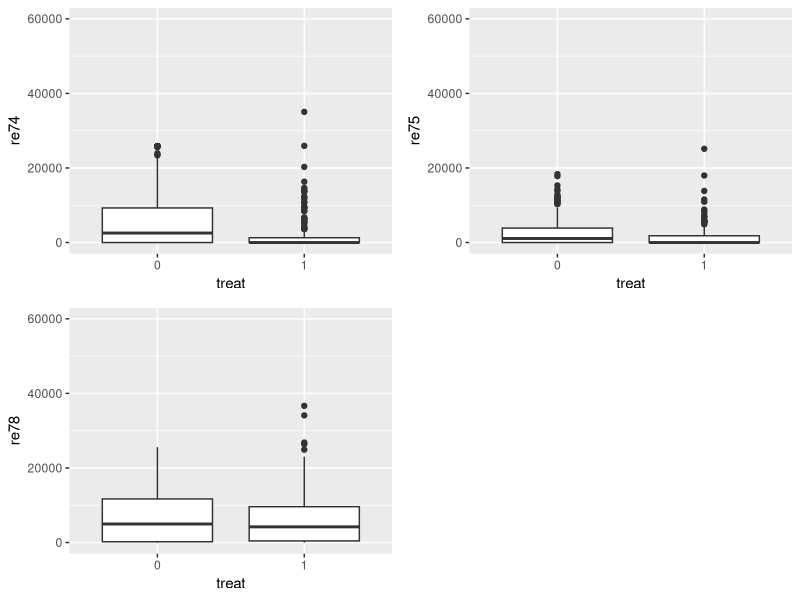
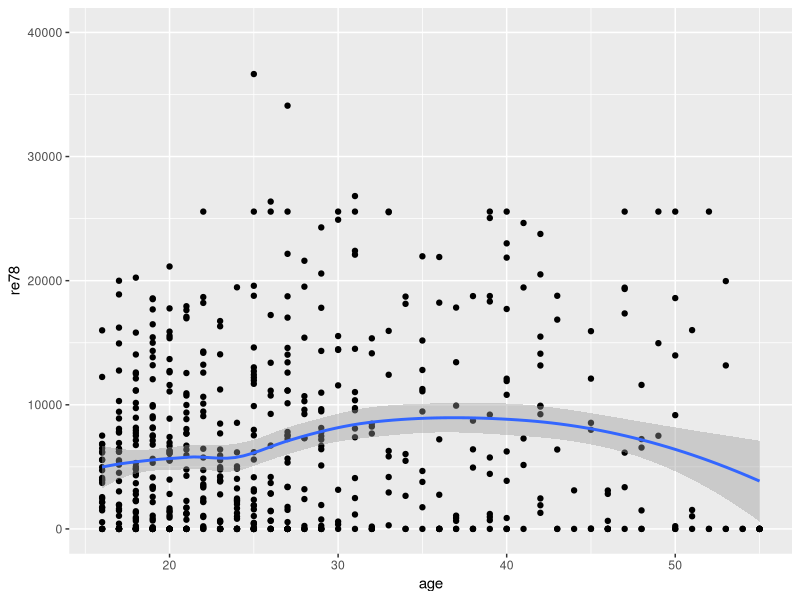
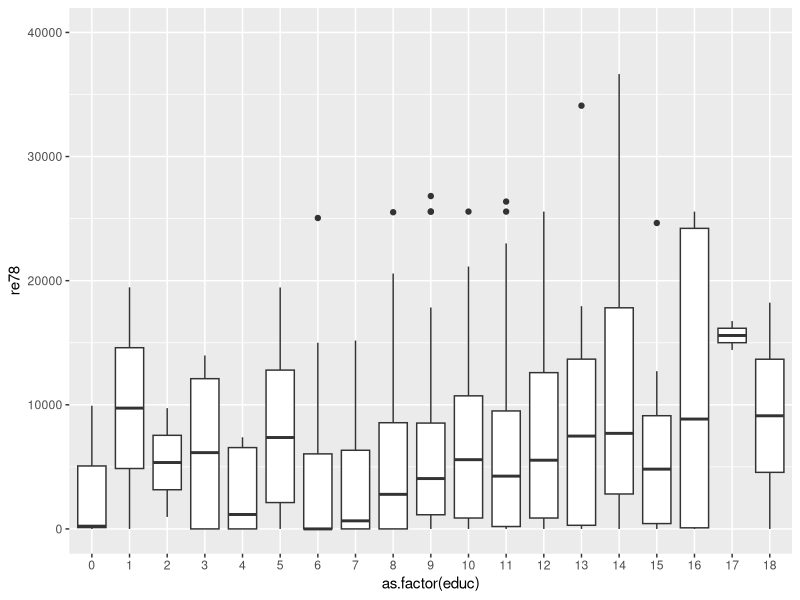
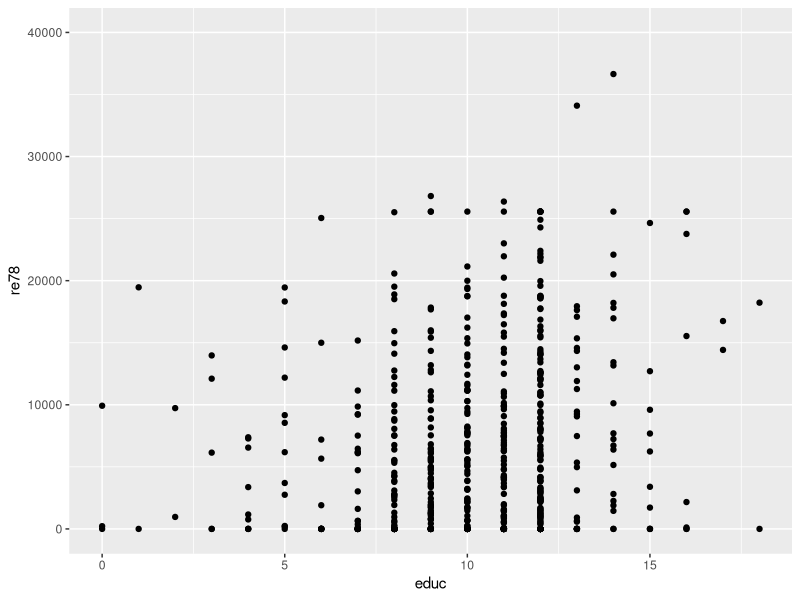
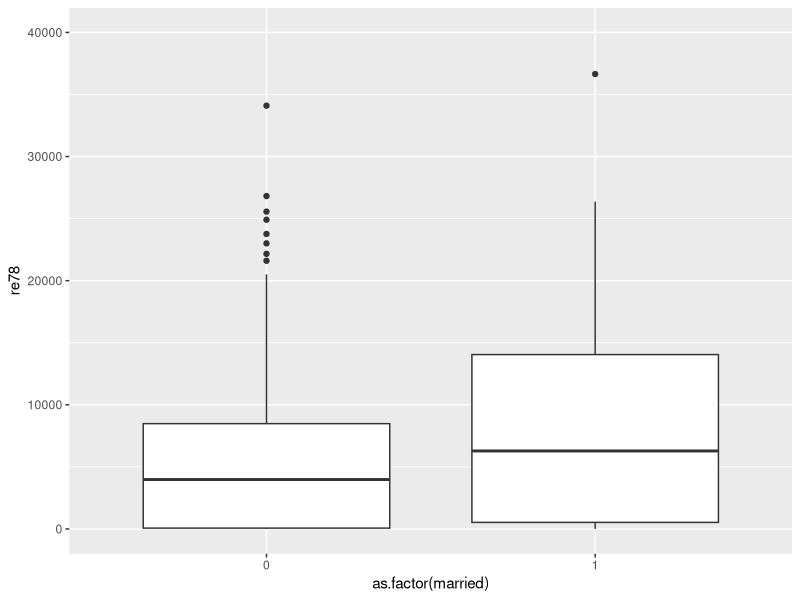
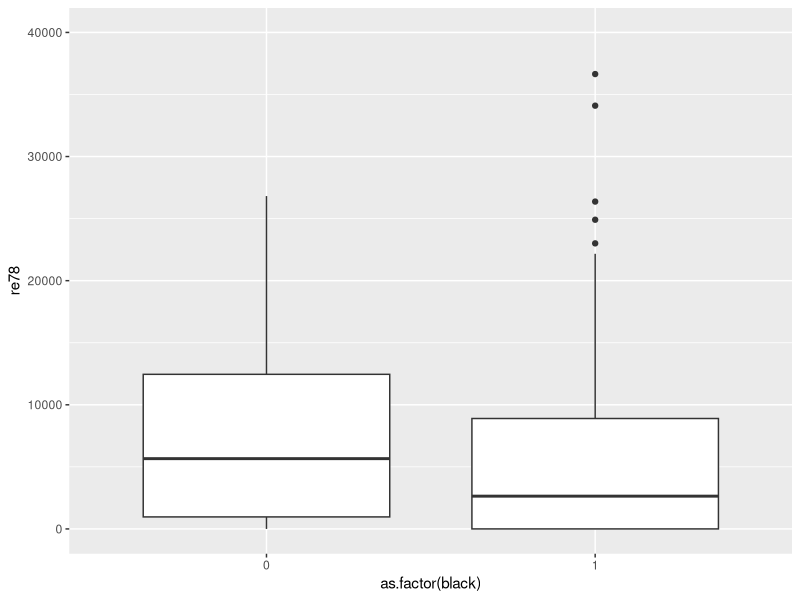
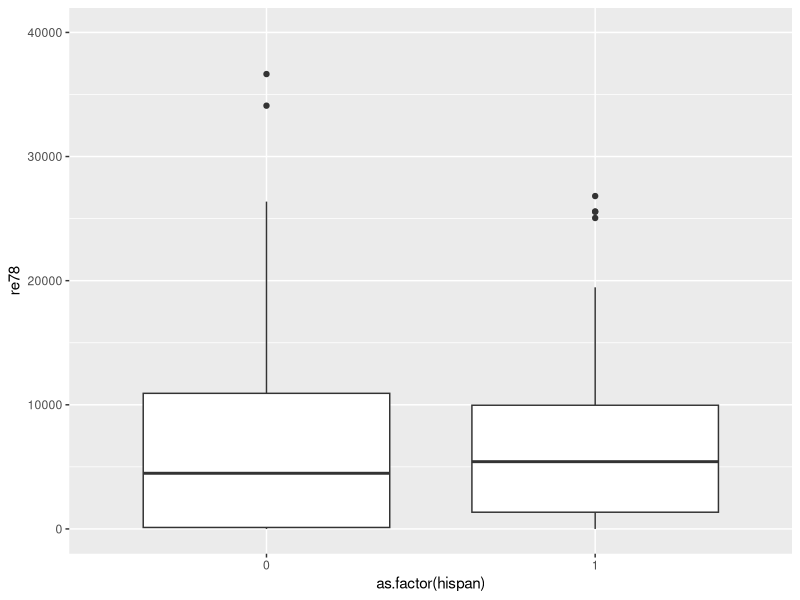
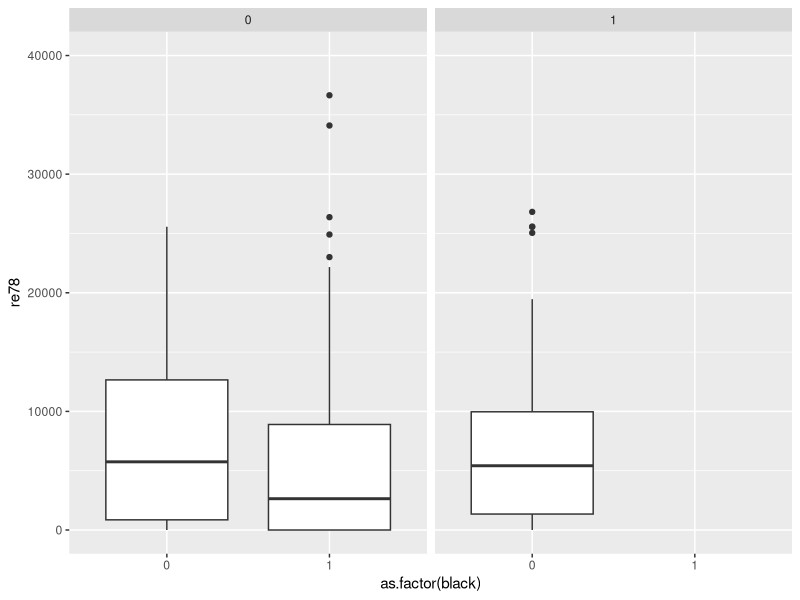

Write R code to recreate these figures, in order.
setwd('/Users/annaberman/Desktop/702 Modeling/Assignments/Team Project 1')
library(ggplot2)
library(dplyr)
library(gridExtra)

# Load the data
lalonde <- read.csv('lalondedata.txt') %>%
    mutate(treat = as.factor(treat)) %>%
    mutate(treat = factor(treat, levels = c(0, 1)))
summary(lalonde)

# Check for multicollinearity
# Nothing is over .7
cor(lalonde[,-c(1,2)]) > .6
# Don't use both edcuation and nondegree

# Treatment vs. Wages
g1 <- ggplot(lalonde) +
    geom_boxplot(mapping = aes(x = treat, y = re74)) + 
    ylim(c(0,60000))
g2 <- ggplot(lalonde) +
    geom_boxplot(mapping = aes(x = treat, y = re75)) + 
    ylim(c(0,60000)) 
g3 <- ggplot(lalonde) +
    geom_boxplot(mapping = aes(x = treat, y = re78)) + 
    ylim(c(0,60000))
grid.arrange(g1, g2, g3,
             nrow = 2)

# Treatment 1978
ggplot(lalonde) +
    geom_point(mapping = aes(x = age, y = re78)) + 
    geom_smooth(mapping = aes(x = age, y = re78)) +
    ylim(c(0,40000))

# Education
# Might make sense to segment by degree buckets
ggplot(lalonde) +
    geom_boxplot(mapping = aes(x = as.factor(educ), y = re78)) + 
    ylim(c(0,40000))
ggplot(lalonde) +
    geom_point(mapping = aes(x = educ, y = re78)) + 
    ylim(c(0,40000))


ggplot(lalonde) +
    geom_boxplot(mapping = aes(x = as.factor(married), y = re78)) + 
    ylim(c(0,40000))

# Black
ggplot(lalonde) +
    geom_boxplot(mapping = aes(x = as.factor(black), y = re78)) + 
    ylim(c(0,40000))
# Hispanic
ggplot(lalonde) +
    geom_boxplot(mapping = aes(x = as.factor(hispan), y = re78)) + 
    ylim(c(0,40000))
prop.table(table(lalonde$hispan))

# Black and hispanic
ggplot(lalonde) +
    geom_boxplot(mapping = aes(x = as.factor(black), y = re78)) + 
    facet_grid(. ~ hispan) +
    ylim(c(0,40000))
    
ggplot(lalonde) +
    geom_boxplot(mapping = aes(x = treat, y = re78)) + 
    facet_grid(. ~ black) +
    ylim(c(0,60000))
    
ggplot(lalonde) +
    geom_boxplot(mapping = aes(x = treat, y = re78)) + 
    facet_grid(. ~ hispan) +
    ylim(c(0,60000))

